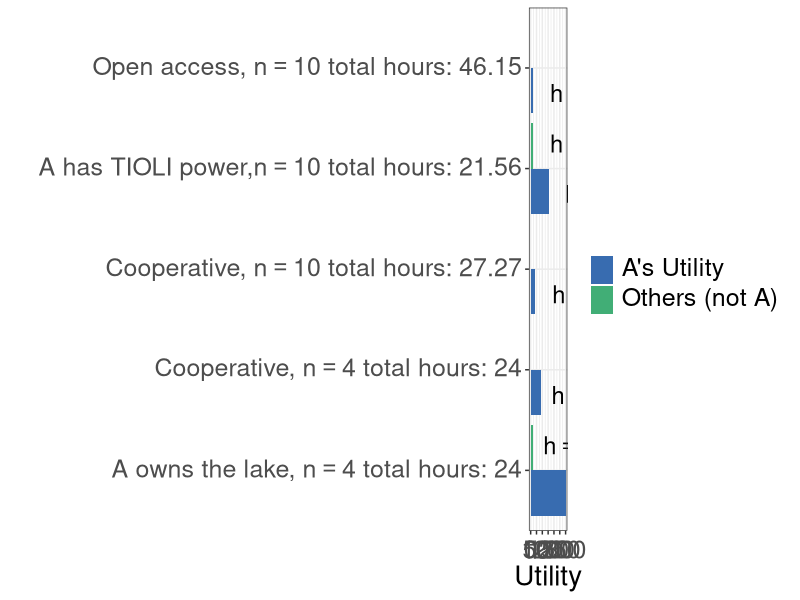
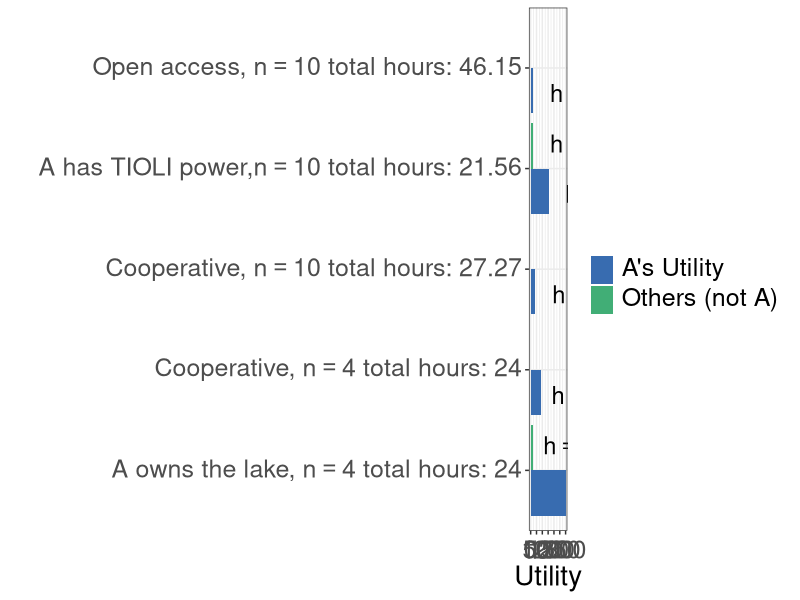

R code for these plots, in order:
library(tidyverse)

#data for the figure 
x <- c("Nash Equilibrium","TIOLI power" ,"Impartial Spectator10","Impartial Spectator4", "Private Ownership","Nash Equilibrium","TIOLI power" ,"Impartial Spectator10","Impartial Spectator4", "Private Ownership")
y1 <- c(21.3,153.2,40.91,90,300, NA,21.3,NA,NA,20)
y2 <- c(4.62,11.30,2.73,6,6,NA,1.14,NA,NA,6)
y3 <- c("a","a","a","a","a","b","b","b","b","b")

df <- tibble(x, y1, y2, y3)

df$x <- factor(df$x,levels = c("Private Ownership","Impartial Spectator4","Impartial Spectator10","TIOLI power", "Nash Equilibrium"))

labels2 <- c(expression(paste("h" == 4.62)),expression(paste("h"==11.30)),expression(paste("h"==2.73)),expression(paste("h"==6)),expression(paste("h"==6)),NA,expression(paste("h"==1.14)),NA,NA,expression(paste("h"==6)))


#figure 
plot1 <- df %>% 
  ggplot(aes(x = x, y = y1)) +
  geom_bar(aes(group = y3, fill = y3), stat = "identity", position = position_dodge())  +
  scale_y_continuous(breaks = seq(0,300,50),
                     labels = seq(0,300,50),
                     limits = c(0,300)) +
  scale_x_discrete(labels=c("Nash Equilibrium" = expression(paste("Open access, n"==10,"\n total hours: 46.15")), "TIOLI power" = expression(paste("A has TIOLI power,n"==10, "\n total hours: 21.56")), "Impartial Spectator10" =expression(paste("Cooperative, n"==10, "\n total hours: 27.27")),
                            "Impartial Spectator4" = expression(paste("Cooperative, n"==4, "\n total hours: 24")), "Private Ownership" = expression(paste("A owns the lake, n"==4, "\n total hours: 24")))) +
  scale_fill_manual(values=c("#386cb0","#41AE76"), 
                    name = "",
                    breaks = c("a","b"), 
                    labels = c(expression(paste("A's Utility")), expression(paste("Others (not A) "))))+
  #xlab("Point in the Edgeworth Box") + 
  theme_bw() +
  ylab("Utility") +
  xlab("") +
  theme(legend.position = "right",
        legend.text.align = 0,
        axis.title.y = element_text(size=20),
        axis.title.x = element_text(size = 20),
        axis.text.y = element_text(size = 18),
        #legend.title = element_text(size = 16),
        legend.text = element_text(size = 18),
        legend.title = element_text(size = 18),
        axis.text.x  = element_text(vjust = 0.5, size = 18)) + 
  geom_text(
    aes(x = x, y = y1, label = paste("h ==",y2), group = y3),
    hjust = -0.2, size = 6,
    position = position_dodge(width = 1),
    inherit.aes = TRUE,
    parse = TRUE) +
  coord_flip() 

plot1 



ggsave("coordination_failures/figureC.pdf", plot1, width = 22, height = 7)
